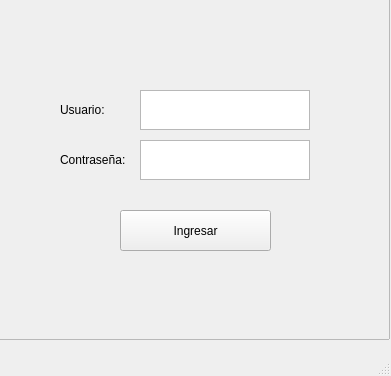
<?xml version="1.0" encoding="UTF-8"?>
<ui version="4.0">
 <class>Main</class>
 <widget class="QMainWindow" name="Main">
  <property name="enabled">
   <bool>true</bool>
  </property>
  <property name="geometry">
   <rect>
    <x>0</x>
    <y>0</y>
    <width>391</width>
    <height>376</height>
   </rect>
  </property>
  <property name="mouseTracking">
   <bool>false</bool>
  </property>
  <property name="windowTitle">
   <string>MainWindow</string>
  </property>
  <widget class="QWidget" name="centralwidget">
   <widget class="QFrame" name="MainFrame">
    <property name="geometry">
     <rect>
      <x>-10</x>
      <y>-10</y>
      <width>400</width>
      <height>350</height>
     </rect>
    </property>
    <property name="frameShape">
     <enum>QFrame::StyledPanel</enum>
    </property>
    <property name="frameShadow">
     <enum>QFrame::Raised</enum>
    </property>
    <widget class="QLabel" name="LabelUsuario">
     <property name="geometry">
      <rect>
       <x>70</x>
       <y>100</y>
       <width>71</width>
       <height>40</height>
      </rect>
     </property>
     <property name="text">
      <string>Usuario: </string>
     </property>
    </widget>
    <widget class="QPushButton" name="BottonLogin">
     <property name="geometry">
      <rect>
       <x>130</x>
       <y>220</y>
       <width>151</width>
       <height>41</height>
      </rect>
     </property>
     <property name="text">
      <string>Ingresar</string>
     </property>
    </widget>
    <widget class="QTextEdit" name="TextUsuario">
     <property name="geometry">
      <rect>
       <x>150</x>
       <y>100</y>
       <width>170</width>
       <height>40</height>
      </rect>
     </property>
    </widget>
    <widget class="QTextEdit" name="TextPass">
     <property name="geometry">
      <rect>
       <x>150</x>
       <y>150</y>
       <width>170</width>
       <height>40</height>
      </rect>
     </property>
    </widget>
    <widget class="QLabel" name="Labelpass">
     <property name="geometry">
      <rect>
       <x>70</x>
       <y>150</y>
       <width>71</width>
       <height>40</height>
      </rect>
     </property>
     <property name="text">
      <string>Contraseña:</string>
     </property>
    </widget>
   </widget>
  </widget>
  <widget class="QStatusBar" name="statusbar"/>
 </widget>
 <resources/>
 <connections/>
</ui>
